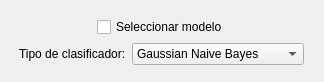
          <widget class="QWidget" name="naive_bayes">
           <property name="geometry">
            <rect>
             <x>0</x>
             <y>0</y>
             <width>324</width>
             <height>82</height>
            </rect>
           </property>
           <attribute name="label">
            <string>Naive Bayes</string>
           </attribute>
           <layout class="QVBoxLayout" name="verticalLayout_6">
            <item>
             <spacer name="verticalSpacer_3">
              <property name="orientation">
               <enum>Qt::Vertical</enum>
              </property>
              <property name="sizeHint" stdset="0">
               <size>
                <width>20</width>
                <height>136</height>
               </size>
              </property>
             </spacer>
            </item>
            <item>
             <layout class="QHBoxLayout" name="horizontalLayout_2">
              <item>
               <spacer name="horizontalSpacer_6">
                <property name="orientation">
                 <enum>Qt::Horizontal</enum>
                </property>
                <property name="sizeHint" stdset="0">
                 <size>
                  <width>40</width>
                  <height>20</height>
                 </size>
                </property>
               </spacer>
              </item>
              <item>
               <widget class="QCheckBox" name="bayes_check">
                <property name="text">
                 <string>Seleccionar modelo</string>
                </property>
               </widget>
              </item>
              <item>
               <spacer name="horizontalSpacer_5">
                <property name="orientation">
                 <enum>Qt::Horizontal</enum>
                </property>
                <property name="sizeHint" stdset="0">
                 <size>
                  <width>40</width>
                  <height>20</height>
                 </size>
                </property>
               </spacer>
              </item>
             </layout>
            </item>
            <item>
             <layout class="QHBoxLayout" name="horizontalLayout_3">
              <item>
               <spacer name="horizontalSpacer_81">
                <property name="orientation">
                 <enum>Qt::Horizontal</enum>
                </property>
                <property name="sizeHint" stdset="0">
                 <size>
                  <width>40</width>
                  <height>20</height>
                 </size>
                </property>
               </spacer>
              </item>
              <item>
               <widget class="QLabel" name="label_32">
                <property name="text">
                 <string>Tipo de clasificador:</string>
                </property>
               </widget>
              </item>
              <item>
               <widget class="QComboBox" name="bayes_comboBox">
                <item>
                 <property name="text">
                  <string>Gaussian Naive Bayes</string>
                 </property>
                </item>
                <item>
                 <property name="text">
                  <string>Multinomial Naive Bayes</string>
                 </property>
                </item>
                <item>
                 <property name="text">
                  <string>Complement Naive Bayes</string>
                 </property>
                </item>
                <item>
                 <property name="text">
                  <string>Bernoulli Naive Bayes</string>
                 </property>
                </item>
                <item>
                 <property name="text">
                  <string>Categorical Naive Bayes</string>
                 </property>
                </item>
               </widget>
              </item>
              <item>
               <spacer name="horizontalSpacer_82">
                <property name="orientation">
                 <enum>Qt::Horizontal</enum>
                </property>
                <property name="sizeHint" stdset="0">
                 <size>
                  <width>40</width>
                  <height>20</height>
                 </size>
                </property>
               </spacer>
              </item>
             </layout>
            </item>
            <item>
             <spacer name="verticalSpacer_4">
              <property name="orientation">
               <enum>Qt::Vertical</enum>
              </property>
              <property name="sizeHint" stdset="0">
               <size>
                <width>20</width>
                <height>136</height>
               </size>
              </property>
             </spacer>
            </item>
           </layout>
          </widget>
